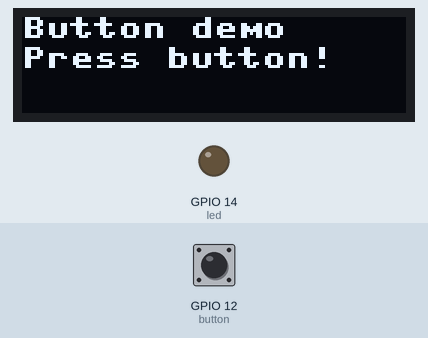
This program was run on a simulated ESP8266 board running MicroPython. On the bench: 128×32 one-colour display, output pins drawn as LEDs (lit = HIGH). The inputs (shaded band) are chosen by the test bench; at power-on: GPIO 12 (button) HIGH. What the program prints to the serial console is not drawn.

Above: at 1.3 s.
1.4 s: GPIO 12 (button) pulled LOW for 0.15 s
At 2.8 s:
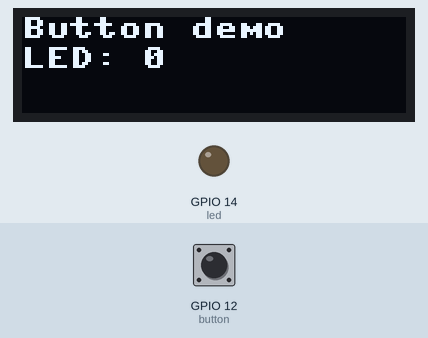
3.1 s: GPIO 12 (button) pulled LOW for 1 s
At 3.5 s:
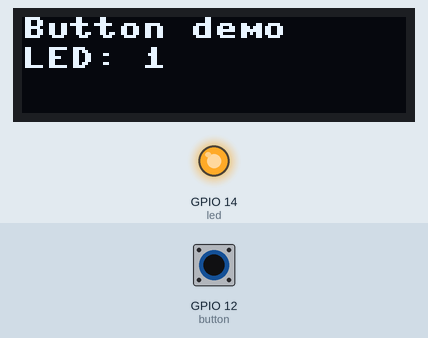
5.6 s: GPIO 12 (button) pulled LOW for 3.2 s
At 5.61 s:
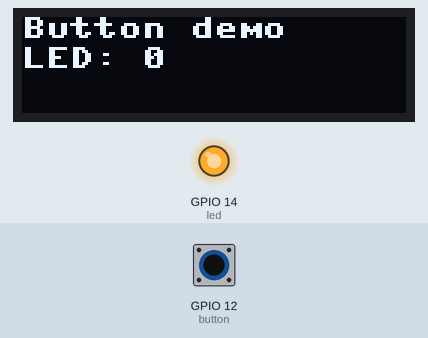
Timing chart, 0 to 10.3 s (numbered marks = the images above; inputs shaded):
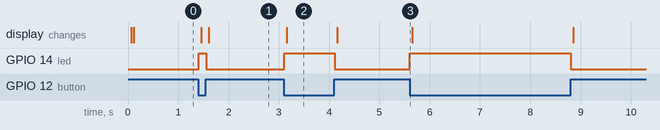

The program:

demo_oled.py
```python
''' demo of reading a button
 2017-0808 PePo - added OLED display to demo
 Adafruit article:
 https://learn.adafruit.com/micropython-hardware-digital-i-slash-o/digital-inputs
'''
import machine, time
import ssd1306

__LED_PIN = const(14) #GPIO14
__BUTTON_PIN = const(12) #GPIO12

#define led to be set on / off by button
led = machine.Pin(__LED_PIN, machine.Pin.OUT)
led.off()
# OPTIONAL: status of led: True=on, False=off
# led_status = False

# create i2c for OLED display
i2c = machine.I2C(scl=machine.Pin(5), sda=machine.Pin(4), freq=100000)
print('i2c.scan: ', i2c.scan())   #[60]
# OLED screen dimensions
__WIDTH = const(128)
__HEIGHT = const(32)
oled = ssd1306.SSD1306_I2C(__WIDTH, __HEIGHT, i2c)

# define button on Pin GPIO12
button = machine.Pin(__BUTTON_PIN, machine.Pin.IN, machine.Pin.PULL_UP)

# helper to refresh OLED display
def refreshOLED(msg):
    oled.fill(0) # clear oled
    oled.text('Button demo',0,0) #header
    oled.text(msg,0,10)
    oled.show()

# demo ...
def run():
    while True:
        first = button.value()
        time.sleep(0.01)
        second = button.value()
        if first and not second:
            print('Button pressed!')
            led.on()
            refreshOLED('LED: {0} '.format(led.value()))
        elif not first and second:
            print('Button released!')
            led.off()
            refreshOLED('LED: {0} '.format(led.value()))

# run demo
try:
    print('Button demo, press button...')
    refreshOLED('Press button!')
    run()
except:
    print('Done')
    refreshOLED('Done!')
```

Measured:
- after the input at 1.4 s, GPIO 14 (led): LOW → HIGH at once, → LOW 0.15 s later; the display: first changes after 0.05 s (image 1 shows a later state)
- after the input at 3.1 s, GPIO 14 (led): LOW → HIGH at once, → LOW 1.0 s later; the display: changes after 0.05 s (image 2)
- after the input at 5.6 s, GPIO 14 (led): LOW → HIGH at once, → LOW 3.2 s later
